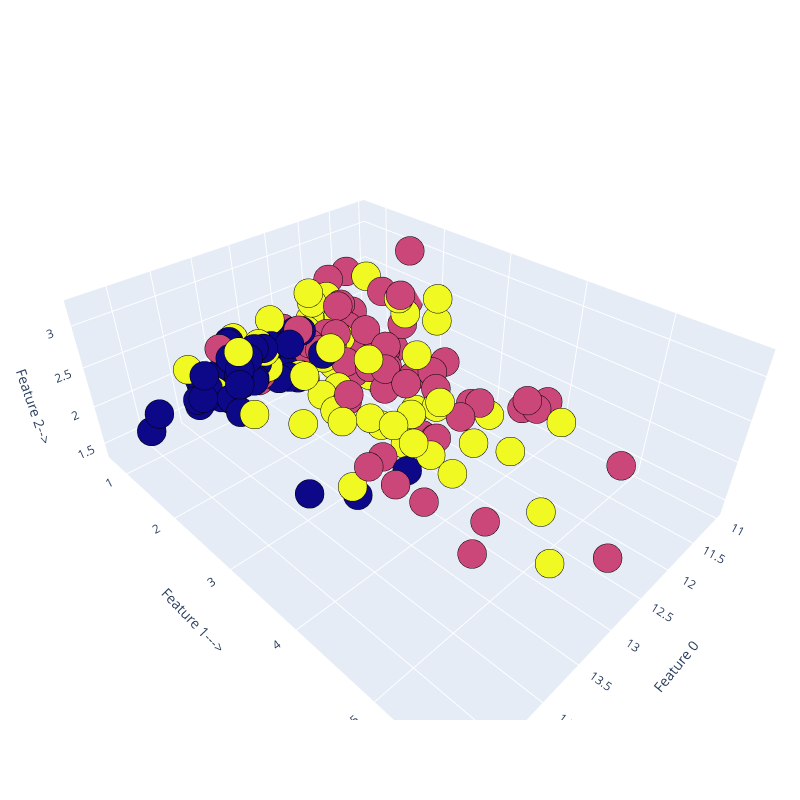

Write notebook code for a chart like this one.
### Code cell
import plotly.graph_objects as go  #for 3D plot

## K-means using k = 3
kmeans = KMeans(n_clusters=3)
kmeans.fit(X)
y_kmeans = kmeans.predict(X)

## 3D plot 
Scene = dict(xaxis = dict(title  = 'Feature 0'),yaxis = dict(title  = 'Feature 1--->'),zaxis = dict(title  = 'Feature 2-->'))

labels = kmeans.labels_
trace = go.Scatter3d(x=X[:, 0], y=X[:, 1], z=X[:, 2], mode='markers',marker=dict(color = labels, size= 10, line=dict(color= 'black',width = 10)))
layout = go.Layout(margin=dict(l=0,r=0),scene = Scene,height = 800,width = 800)
data = [trace]
fig = go.Figure(data = data, layout = layout)
fig.show()

### Figure 1 — Plotly figure (JSON) as saved in the notebook; plotly's stock layout.template omitted (floating-point values rounded to 4 significant figures; data arrays with more than 128 entries replaced by an {"elided": "..."} marker saying what was removed)
{"data": [{"marker": {"color": {"elided": "178 int values"}, "line": {"color": "black", "width": 10}, "size": 10}, "mode": "markers", "type": "scatter3d", "x": {"elided": "178 float values"}, "y": {"elided": "178 float values"}, "z": {"elided": "178 float values"}}], "layout": {"height": 800, "margin": {"l": 0, "r": 0}, "scene": {"xaxis": {"title": {"text": "Feature 0"}}, "yaxis": {"title": {"text": "Feature 1--->"}}, "zaxis": {"title": {"text": "Feature 2-->"}}}, "width": 800}}
